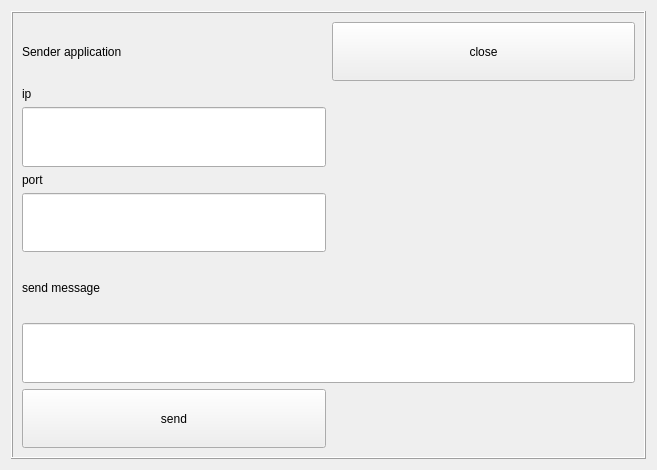
<?xml version="1.0" encoding="UTF-8"?>
<ui version="4.0">
 <class>SecDialog</class>
 <widget class="QWidget" name="SecDialog">
  <property name="modal" stdset="0">
   <bool>false</bool>
  </property>
  <property name="windowModality">
   <enum>Qt::NonModal</enum>
  </property>
  <property name="enabled">
   <bool>true</bool>
  </property>
  <property name="geometry">
   <rect>
    <x>0</x>
    <y>0</y>
    <width>657</width>
    <height>470</height>
   </rect>
  </property>
  <property name="maximumSize">
   <size>
    <width>1043</width>
    <height>16777215</height>
   </size>
  </property>
  <property name="mouseTracking">
   <bool>false</bool>
  </property>
  <property name="focusPolicy">
   <enum>Qt::StrongFocus</enum>
  </property>
  <property name="acceptDrops">
   <bool>true</bool>
  </property>
  <property name="windowTitle">
   <string>Widget</string>
  </property>
  <property name="layoutDirection">
   <enum>Qt::LeftToRight</enum>
  </property>
  <property name="sizeGripEnabled" stdset="0">
   <bool>true</bool>
  </property>
  <layout class="QGridLayout" name="gridLayout">
   <item row="0" column="0">
    <widget class="QFrame" name="frame">
     <property name="enabled">
      <bool>true</bool>
     </property>
     <property name="sizePolicy">
      <sizepolicy hsizetype="Expanding" vsizetype="Expanding">
       <horstretch>0</horstretch>
       <verstretch>0</verstretch>
      </sizepolicy>
     </property>
     <property name="mouseTracking">
      <bool>true</bool>
     </property>
     <property name="focusPolicy">
      <enum>Qt::TabFocus</enum>
     </property>
     <property name="layoutDirection">
      <enum>Qt::LeftToRight</enum>
     </property>
     <property name="autoFillBackground">
      <bool>true</bool>
     </property>
     <property name="frameShape">
      <enum>QFrame::Box</enum>
     </property>
     <property name="frameShadow">
      <enum>QFrame::Raised</enum>
     </property>
     <layout class="QGridLayout" name="gridLayout_2">
      <item row="1" column="0">
       <widget class="QLabel" name="label_2">
        <property name="text">
         <string>ip</string>
        </property>
       </widget>
      </item>
      <item row="3" column="0">
       <widget class="QLabel" name="label_3">
        <property name="text">
         <string>port</string>
        </property>
       </widget>
      </item>
      <item row="0" column="0">
       <widget class="QLabel" name="label">
        <property name="sizePolicy">
         <sizepolicy hsizetype="Expanding" vsizetype="Expanding">
          <horstretch>0</horstretch>
          <verstretch>0</verstretch>
         </sizepolicy>
        </property>
        <property name="styleSheet">
         <string notr="true">font: 20pt &quot;URW Gothic&quot;;
</string>
        </property>
        <property name="text">
         <string>Sender application</string>
        </property>
       </widget>
      </item>
      <item row="0" column="1">
       <widget class="QPushButton" name="pushButton">
        <property name="sizePolicy">
         <sizepolicy hsizetype="Expanding" vsizetype="Expanding">
          <horstretch>0</horstretch>
          <verstretch>0</verstretch>
         </sizepolicy>
        </property>
        <property name="styleSheet">
         <string notr="true">
font: 75 10pt &quot;Vemana2000&quot;;

    border: none; /* Removes the border */
    background-color: transparent; /* Transparent background */
    color: black; /* Default text color */


hover {
    background-color: white; /* Changes background color on hover */
    color: black; /* Keeps the text color black on hover */
}</string>
        </property>
        <property name="text">
         <string>close</string>
        </property>
        <property name="autoRepeat">
         <bool>true</bool>
        </property>
       </widget>
      </item>
      <item row="2" column="0">
       <widget class="QLineEdit" name="lineEdit">
        <property name="sizePolicy">
         <sizepolicy hsizetype="Expanding" vsizetype="Expanding">
          <horstretch>0</horstretch>
          <verstretch>0</verstretch>
         </sizepolicy>
        </property>
       </widget>
      </item>
      <item row="4" column="0">
       <widget class="QLineEdit" name="lineEdit_2">
        <property name="sizePolicy">
         <sizepolicy hsizetype="Expanding" vsizetype="Expanding">
          <horstretch>0</horstretch>
          <verstretch>0</verstretch>
         </sizepolicy>
        </property>
        <property name="dragEnabled">
         <bool>false</bool>
        </property>
        <property name="clearButtonEnabled">
         <bool>false</bool>
        </property>
       </widget>
      </item>
      <item row="7" column="0" colspan="2">
       <widget class="QLineEdit" name="messageInput">
        <property name="sizePolicy">
         <sizepolicy hsizetype="Expanding" vsizetype="Expanding">
          <horstretch>0</horstretch>
          <verstretch>0</verstretch>
         </sizepolicy>
        </property>
        <property name="tabletTracking">
         <bool>true</bool>
        </property>
        <property name="dragEnabled">
         <bool>true</bool>
        </property>
        <property name="readOnly">
         <bool>false</bool>
        </property>
       </widget>
      </item>
      <item row="6" column="0">
       <widget class="QLabel" name="label_4">
        <property name="sizePolicy">
         <sizepolicy hsizetype="Expanding" vsizetype="Expanding">
          <horstretch>0</horstretch>
          <verstretch>0</verstretch>
         </sizepolicy>
        </property>
        <property name="text">
         <string>send message</string>
        </property>
       </widget>
      </item>
      <item row="8" column="0">
       <widget class="QPushButton" name="sendButton">
        <property name="sizePolicy">
         <sizepolicy hsizetype="Expanding" vsizetype="Expanding">
          <horstretch>0</horstretch>
          <verstretch>0</verstretch>
         </sizepolicy>
        </property>
        <property name="text">
         <string>send</string>
        </property>
       </widget>
      </item>
     </layout>
    </widget>
   </item>
  </layout>
 </widget>
 <tabstops>
  <tabstop>lineEdit</tabstop>
  <tabstop>lineEdit_2</tabstop>
  <tabstop>messageInput</tabstop>
  <tabstop>pushButton</tabstop>
  <tabstop>frame</tabstop>
 </tabstops>
 <resources/>
 <connections/>
</ui>
